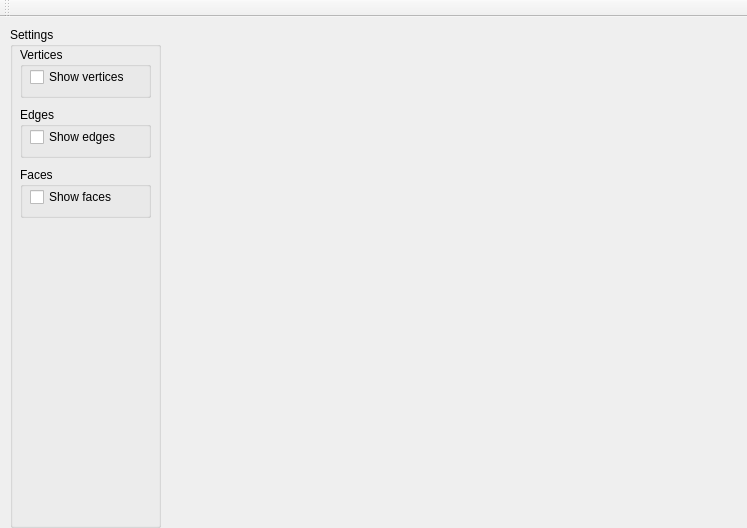
<?xml version="1.0" encoding="UTF-8"?>
<ui version="4.0">
 <class>MainWindow</class>
 <widget class="QMainWindow" name="MainWindow">
  <property name="geometry">
   <rect>
    <x>0</x>
    <y>0</y>
    <width>747</width>
    <height>528</height>
   </rect>
  </property>
  <property name="windowTitle">
   <string>Mesh_Computational_Geometry</string>
  </property>
  <widget class="QWidget" name="centralWidget">
   <widget class="GLDisplayWidget" name="rendering" native="true">
    <property name="geometry">
     <rect>
      <x>170</x>
      <y>10</y>
      <width>571</width>
      <height>501</height>
     </rect>
    </property>
   </widget>
   <widget class="QGroupBox" name="groupBox">
    <property name="geometry">
     <rect>
      <x>10</x>
      <y>10</y>
      <width>151</width>
      <height>501</height>
     </rect>
    </property>
    <property name="title">
     <string>Settings</string>
    </property>
    <widget class="QGroupBox" name="groupBox_2">
     <property name="geometry">
      <rect>
       <x>10</x>
       <y>20</y>
       <width>131</width>
       <height>51</height>
      </rect>
     </property>
     <property name="title">
      <string>Vertices</string>
     </property>
     <widget class="QCheckBox" name="checkBox_Vertices">
      <property name="geometry">
       <rect>
        <x>10</x>
        <y>20</y>
        <width>111</width>
        <height>20</height>
       </rect>
      </property>
      <property name="text">
       <string>Show vertices</string>
      </property>
      <property name="checked">
       <bool>false</bool>
      </property>
     </widget>
    </widget>
    <widget class="QGroupBox" name="groupBox_3">
     <property name="geometry">
      <rect>
       <x>10</x>
       <y>80</y>
       <width>131</width>
       <height>51</height>
      </rect>
     </property>
     <property name="title">
      <string>Edges</string>
     </property>
     <widget class="QCheckBox" name="checkBox_Edges">
      <property name="geometry">
       <rect>
        <x>10</x>
        <y>20</y>
        <width>111</width>
        <height>20</height>
       </rect>
      </property>
      <property name="text">
       <string>Show edges</string>
      </property>
     </widget>
    </widget>
    <widget class="QGroupBox" name="groupBox_4">
     <property name="geometry">
      <rect>
       <x>10</x>
       <y>140</y>
       <width>131</width>
       <height>51</height>
      </rect>
     </property>
     <property name="title">
      <string>Faces</string>
     </property>
     <widget class="QCheckBox" name="checkBox_Faces">
      <property name="geometry">
       <rect>
        <x>10</x>
        <y>20</y>
        <width>111</width>
        <height>20</height>
       </rect>
      </property>
      <property name="text">
       <string>Show faces</string>
      </property>
     </widget>
    </widget>
   </widget>
  </widget>
  <widget class="QToolBar" name="mainToolBar">
   <attribute name="toolBarArea">
    <enum>TopToolBarArea</enum>
   </attribute>
   <attribute name="toolBarBreak">
    <bool>false</bool>
   </attribute>
  </widget>
 </widget>
 <layoutdefault spacing="6" margin="11"/>
 <customwidgets>
  <customwidget>
   <class>GLDisplayWidget</class>
   <extends>QWidget</extends>
   <header>gldisplaywidget.h</header>
   <container>1</container>
  </customwidget>
 </customwidgets>
 <resources/>
 <connections/>
</ui>
